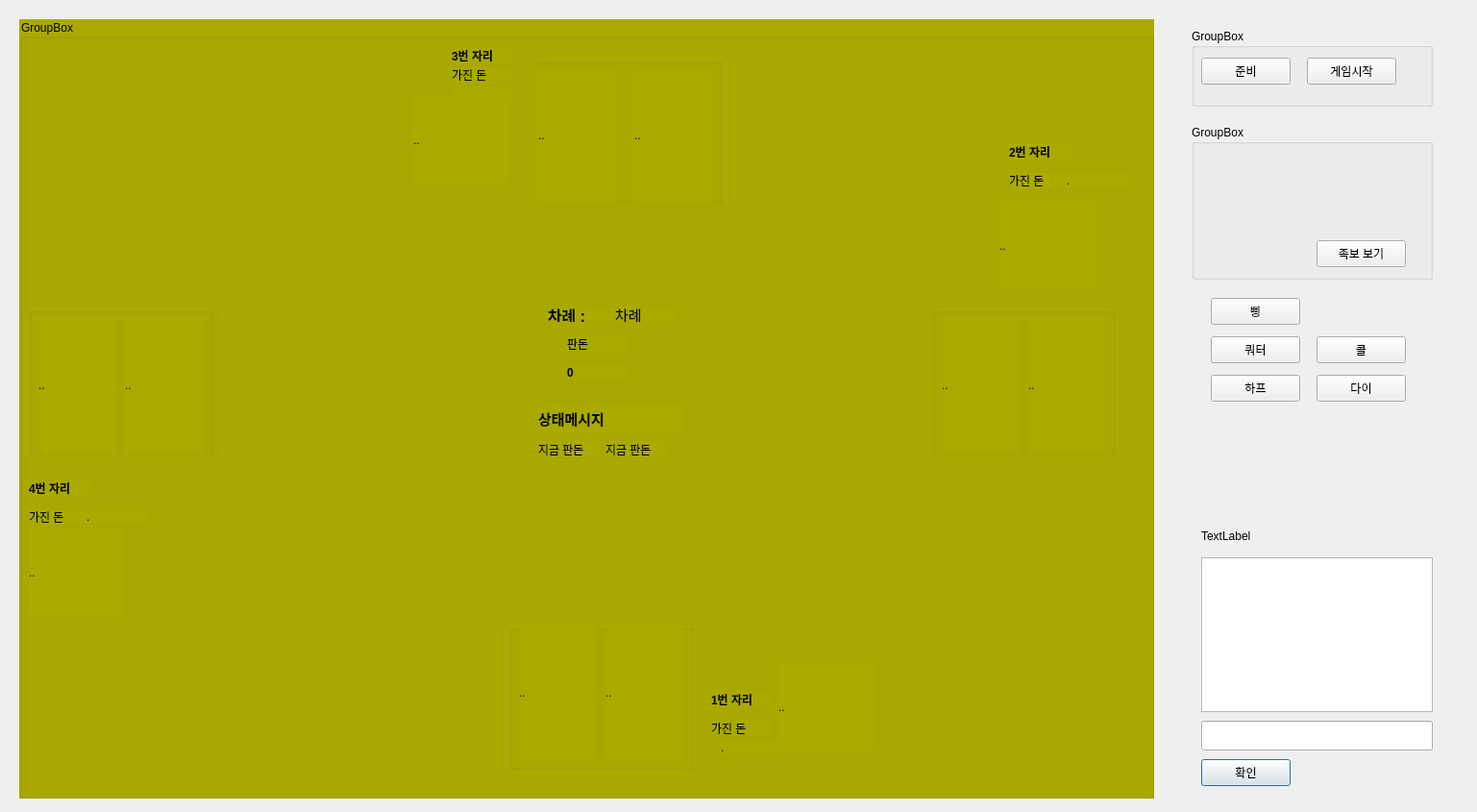
<?xml version="1.0" encoding="UTF-8"?>
<ui version="4.0">
 <class>Dialog</class>
 <widget class="QDialog" name="Dialog">
  <property name="geometry">
   <rect>
    <x>0</x>
    <y>0</y>
    <width>1537</width>
    <height>845</height>
   </rect>
  </property>
  <property name="windowTitle">
   <string>Dialog</string>
  </property>
  <widget class="QPushButton" name="ghkrdls">
   <property name="geometry">
    <rect>
     <x>1250</x>
     <y>790</y>
     <width>93</width>
     <height>28</height>
    </rect>
   </property>
   <property name="text">
    <string>확인</string>
   </property>
   <property name="shortcut">
    <string>Return</string>
   </property>
  </widget>
  <widget class="QListWidget" name="eoghkckd">
   <property name="geometry">
    <rect>
     <x>1250</x>
     <y>580</y>
     <width>241</width>
     <height>161</height>
    </rect>
   </property>
  </widget>
  <widget class="QLineEdit" name="qhsofeoghk">
   <property name="geometry">
    <rect>
     <x>1250</x>
     <y>750</y>
     <width>241</width>
     <height>31</height>
    </rect>
   </property>
  </widget>
  <widget class="QGroupBox" name="wnsqlqkrtm">
   <property name="geometry">
    <rect>
     <x>1240</x>
     <y>30</y>
     <width>251</width>
     <height>81</height>
    </rect>
   </property>
   <property name="title">
    <string>GroupBox</string>
   </property>
   <widget class="QPushButton" name="wnsql">
    <property name="geometry">
     <rect>
      <x>10</x>
      <y>30</y>
      <width>93</width>
      <height>28</height>
     </rect>
    </property>
    <property name="text">
     <string>준비</string>
    </property>
   </widget>
   <widget class="QPushButton" name="rpdlatlwkr">
    <property name="geometry">
     <rect>
      <x>120</x>
      <y>30</y>
      <width>93</width>
      <height>28</height>
     </rect>
    </property>
    <property name="text">
     <string>게임시작</string>
    </property>
   </widget>
  </widget>
  <widget class="QGroupBox" name="groupBox_2">
   <property name="geometry">
    <rect>
     <x>20</x>
     <y>20</y>
     <width>1181</width>
     <height>811</height>
    </rect>
   </property>
   <property name="styleSheet">
    <string notr="true">background-color: rgb(170, 170, 0);</string>
   </property>
   <property name="title">
    <string>GroupBox</string>
   </property>
   <widget class="QLabel" name="user_1_name">
    <property name="geometry">
     <rect>
      <x>720</x>
      <y>700</y>
      <width>64</width>
      <height>15</height>
     </rect>
    </property>
    <property name="font">
     <font>
      <family>Arial</family>
      <weight>75</weight>
      <bold>true</bold>
     </font>
    </property>
    <property name="text">
     <string>1번 자리</string>
    </property>
   </widget>
   <widget class="QLabel" name="user_2_name">
    <property name="geometry">
     <rect>
      <x>1030</x>
      <y>130</y>
      <width>64</width>
      <height>15</height>
     </rect>
    </property>
    <property name="font">
     <font>
      <family>Arial</family>
      <weight>75</weight>
      <bold>true</bold>
     </font>
    </property>
    <property name="text">
     <string>2번 자리</string>
    </property>
   </widget>
   <widget class="QLabel" name="user_3_name">
    <property name="geometry">
     <rect>
      <x>450</x>
      <y>30</y>
      <width>64</width>
      <height>15</height>
     </rect>
    </property>
    <property name="font">
     <font>
      <family>Arial</family>
      <weight>75</weight>
      <bold>true</bold>
     </font>
    </property>
    <property name="text">
     <string>3번 자리</string>
    </property>
   </widget>
   <widget class="QLabel" name="user_4_name">
    <property name="geometry">
     <rect>
      <x>10</x>
      <y>480</y>
      <width>64</width>
      <height>15</height>
     </rect>
    </property>
    <property name="font">
     <font>
      <family>Arial</family>
      <weight>75</weight>
      <bold>true</bold>
     </font>
    </property>
    <property name="text">
     <string>4번 자리</string>
    </property>
   </widget>
   <widget class="QLabel" name="user_1_money_tag">
    <property name="geometry">
     <rect>
      <x>720</x>
      <y>730</y>
      <width>64</width>
      <height>15</height>
     </rect>
    </property>
    <property name="text">
     <string>가진 돈</string>
    </property>
   </widget>
   <widget class="QLabel" name="user_4_money_tag">
    <property name="geometry">
     <rect>
      <x>10</x>
      <y>510</y>
      <width>64</width>
      <height>15</height>
     </rect>
    </property>
    <property name="text">
     <string>가진 돈</string>
    </property>
   </widget>
   <widget class="QLabel" name="user_2_money_tag">
    <property name="geometry">
     <rect>
      <x>1030</x>
      <y>160</y>
      <width>64</width>
      <height>15</height>
     </rect>
    </property>
    <property name="text">
     <string>가진 돈</string>
    </property>
   </widget>
   <widget class="QLabel" name="user_3_money_tag">
    <property name="geometry">
     <rect>
      <x>450</x>
      <y>50</y>
      <width>64</width>
      <height>15</height>
     </rect>
    </property>
    <property name="text">
     <string>가진 돈</string>
    </property>
   </widget>
   <widget class="QLabel" name="user_1_money">
    <property name="geometry">
     <rect>
      <x>730</x>
      <y>750</y>
      <width>64</width>
      <height>15</height>
     </rect>
    </property>
    <property name="text">
     <string>.</string>
    </property>
   </widget>
   <widget class="QLabel" name="user_4_money">
    <property name="geometry">
     <rect>
      <x>70</x>
      <y>510</y>
      <width>64</width>
      <height>15</height>
     </rect>
    </property>
    <property name="text">
     <string>.</string>
    </property>
   </widget>
   <widget class="QLabel" name="user_3_money">
    <property name="geometry">
     <rect>
      <x>450</x>
      <y>70</y>
      <width>64</width>
      <height>15</height>
     </rect>
    </property>
    <property name="text">
     <string>.</string>
    </property>
   </widget>
   <widget class="QLabel" name="user_2_money">
    <property name="geometry">
     <rect>
      <x>1090</x>
      <y>160</y>
      <width>64</width>
      <height>15</height>
     </rect>
    </property>
    <property name="text">
     <string>.</string>
    </property>
   </widget>
   <widget class="QGroupBox" name="groupBox_3">
    <property name="geometry">
     <rect>
      <x>540</x>
      <y>40</y>
      <width>191</width>
      <height>151</height>
     </rect>
    </property>
    <property name="title">
     <string/>
    </property>
    <widget class="QLabel" name="user_3_card_1">
     <property name="geometry">
      <rect>
       <x>0</x>
       <y>10</y>
       <width>81</width>
       <height>141</height>
      </rect>
     </property>
     <property name="text">
      <string>..</string>
     </property>
    </widget>
    <widget class="QLabel" name="user_3_card_2">
     <property name="geometry">
      <rect>
       <x>100</x>
       <y>10</y>
       <width>81</width>
       <height>141</height>
      </rect>
     </property>
     <property name="text">
      <string>..</string>
     </property>
    </widget>
   </widget>
   <widget class="QGroupBox" name="groupBox_4">
    <property name="geometry">
     <rect>
      <x>10</x>
      <y>300</y>
      <width>191</width>
      <height>151</height>
     </rect>
    </property>
    <property name="title">
     <string/>
    </property>
    <widget class="QLabel" name="user_4_card_1">
     <property name="geometry">
      <rect>
       <x>10</x>
       <y>10</y>
       <width>81</width>
       <height>141</height>
      </rect>
     </property>
     <property name="text">
      <string>..</string>
     </property>
    </widget>
    <widget class="QLabel" name="user_4_card_2">
     <property name="geometry">
      <rect>
       <x>100</x>
       <y>10</y>
       <width>81</width>
       <height>141</height>
      </rect>
     </property>
     <property name="text">
      <string>..</string>
     </property>
    </widget>
   </widget>
   <widget class="QGroupBox" name="groupBox_5">
    <property name="geometry">
     <rect>
      <x>950</x>
      <y>300</y>
      <width>191</width>
      <height>151</height>
     </rect>
    </property>
    <property name="title">
     <string/>
    </property>
    <widget class="QLabel" name="user_2_card_1">
     <property name="geometry">
      <rect>
       <x>10</x>
       <y>10</y>
       <width>81</width>
       <height>141</height>
      </rect>
     </property>
     <property name="text">
      <string>..</string>
     </property>
    </widget>
    <widget class="QLabel" name="user_2_card_2">
     <property name="geometry">
      <rect>
       <x>100</x>
       <y>10</y>
       <width>81</width>
       <height>141</height>
      </rect>
     </property>
     <property name="text">
      <string>..</string>
     </property>
    </widget>
   </widget>
   <widget class="QGroupBox" name="groupBox_6">
    <property name="geometry">
     <rect>
      <x>510</x>
      <y>630</y>
      <width>191</width>
      <height>151</height>
     </rect>
    </property>
    <property name="title">
     <string/>
    </property>
    <widget class="QLabel" name="user_1_card_1">
     <property name="geometry">
      <rect>
       <x>10</x>
       <y>0</y>
       <width>81</width>
       <height>141</height>
      </rect>
     </property>
     <property name="text">
      <string>..</string>
     </property>
    </widget>
    <widget class="QLabel" name="user_1_card_2">
     <property name="geometry">
      <rect>
       <x>100</x>
       <y>0</y>
       <width>81</width>
       <height>141</height>
      </rect>
     </property>
     <property name="text">
      <string>..</string>
     </property>
    </widget>
   </widget>
   <widget class="QLabel" name="vksehs_tag">
    <property name="geometry">
     <rect>
      <x>570</x>
      <y>330</y>
      <width>64</width>
      <height>15</height>
     </rect>
    </property>
    <property name="text">
     <string>판돈</string>
    </property>
   </widget>
   <widget class="QLabel" name="vksehs">
    <property name="geometry">
     <rect>
      <x>570</x>
      <y>360</y>
      <width>64</width>
      <height>15</height>
     </rect>
    </property>
    <property name="font">
     <font>
      <weight>75</weight>
      <bold>true</bold>
     </font>
    </property>
    <property name="text">
     <string>0</string>
    </property>
   </widget>
   <widget class="QLabel" name="user_2_face">
    <property name="geometry">
     <rect>
      <x>1020</x>
      <y>190</y>
      <width>100</width>
      <height>91</height>
     </rect>
    </property>
    <property name="text">
     <string>..</string>
    </property>
   </widget>
   <widget class="QLabel" name="user_1_face">
    <property name="geometry">
     <rect>
      <x>790</x>
      <y>670</y>
      <width>100</width>
      <height>91</height>
     </rect>
    </property>
    <property name="text">
     <string>..</string>
    </property>
   </widget>
   <widget class="QLabel" name="user_4_face">
    <property name="geometry">
     <rect>
      <x>10</x>
      <y>530</y>
      <width>100</width>
      <height>91</height>
     </rect>
    </property>
    <property name="text">
     <string>..</string>
    </property>
   </widget>
   <widget class="QLabel" name="user_3_face">
    <property name="geometry">
     <rect>
      <x>410</x>
      <y>80</y>
      <width>100</width>
      <height>91</height>
     </rect>
    </property>
    <property name="text">
     <string>..</string>
    </property>
   </widget>
   <widget class="QLabel" name="ckfP">
    <property name="geometry">
     <rect>
      <x>550</x>
      <y>300</y>
      <width>64</width>
      <height>15</height>
     </rect>
    </property>
    <property name="font">
     <font>
      <pointsize>12</pointsize>
      <weight>75</weight>
      <bold>true</bold>
     </font>
    </property>
    <property name="text">
     <string>차례 :</string>
    </property>
   </widget>
   <widget class="QLabel" name="ckfP_tag">
    <property name="geometry">
     <rect>
      <x>620</x>
      <y>300</y>
      <width>64</width>
      <height>15</height>
     </rect>
    </property>
    <property name="font">
     <font>
      <pointsize>11</pointsize>
     </font>
    </property>
    <property name="text">
     <string>차례</string>
    </property>
   </widget>
   <widget class="QLabel" name="tkdxoaptlwl">
    <property name="geometry">
     <rect>
      <x>540</x>
      <y>400</y>
      <width>151</width>
      <height>31</height>
     </rect>
    </property>
    <property name="font">
     <font>
      <pointsize>11</pointsize>
      <weight>75</weight>
      <bold>true</bold>
     </font>
    </property>
    <property name="text">
     <string>상태메시지 </string>
    </property>
   </widget>
   <widget class="QLabel" name="wlrmavksehs_tag">
    <property name="geometry">
     <rect>
      <x>540</x>
      <y>440</y>
      <width>64</width>
      <height>15</height>
     </rect>
    </property>
    <property name="text">
     <string>지금 판돈</string>
    </property>
   </widget>
   <widget class="QLabel" name="wlrmavksehs">
    <property name="geometry">
     <rect>
      <x>610</x>
      <y>440</y>
      <width>64</width>
      <height>15</height>
     </rect>
    </property>
    <property name="text">
     <string>지금 판돈</string>
    </property>
   </widget>
  </widget>
  <widget class="QGroupBox" name="groupBox">
   <property name="geometry">
    <rect>
     <x>1240</x>
     <y>130</y>
     <width>251</width>
     <height>161</height>
    </rect>
   </property>
   <property name="title">
    <string>GroupBox</string>
   </property>
   <widget class="QPushButton" name="whrqhqhrl">
    <property name="geometry">
     <rect>
      <x>130</x>
      <y>120</y>
      <width>93</width>
      <height>28</height>
     </rect>
    </property>
    <property name="text">
     <string>족보 보기</string>
    </property>
   </widget>
  </widget>
  <widget class="QLabel" name="your_name">
   <property name="geometry">
    <rect>
     <x>1250</x>
     <y>550</y>
     <width>64</width>
     <height>15</height>
    </rect>
   </property>
   <property name="text">
    <string>TextLabel</string>
   </property>
  </widget>
  <widget class="QPushButton" name="zhf">
   <property name="geometry">
    <rect>
     <x>1370</x>
     <y>350</y>
     <width>93</width>
     <height>28</height>
    </rect>
   </property>
   <property name="text">
    <string>콜</string>
   </property>
  </widget>
  <widget class="QPushButton" name="ekdl">
   <property name="geometry">
    <rect>
     <x>1370</x>
     <y>390</y>
     <width>93</width>
     <height>28</height>
    </rect>
   </property>
   <property name="text">
    <string>다이</string>
   </property>
  </widget>
  <widget class="QPushButton" name="Qld">
   <property name="geometry">
    <rect>
     <x>1260</x>
     <y>310</y>
     <width>93</width>
     <height>28</height>
    </rect>
   </property>
   <property name="text">
    <string>삥</string>
   </property>
  </widget>
  <widget class="QPushButton" name="znjxj">
   <property name="geometry">
    <rect>
     <x>1260</x>
     <y>350</y>
     <width>93</width>
     <height>28</height>
    </rect>
   </property>
   <property name="text">
    <string>쿼터</string>
   </property>
  </widget>
  <widget class="QPushButton" name="gkvm">
   <property name="geometry">
    <rect>
     <x>1260</x>
     <y>390</y>
     <width>93</width>
     <height>28</height>
    </rect>
   </property>
   <property name="text">
    <string>하프</string>
   </property>
  </widget>
 </widget>
 <resources/>
 <connections/>
</ui>
